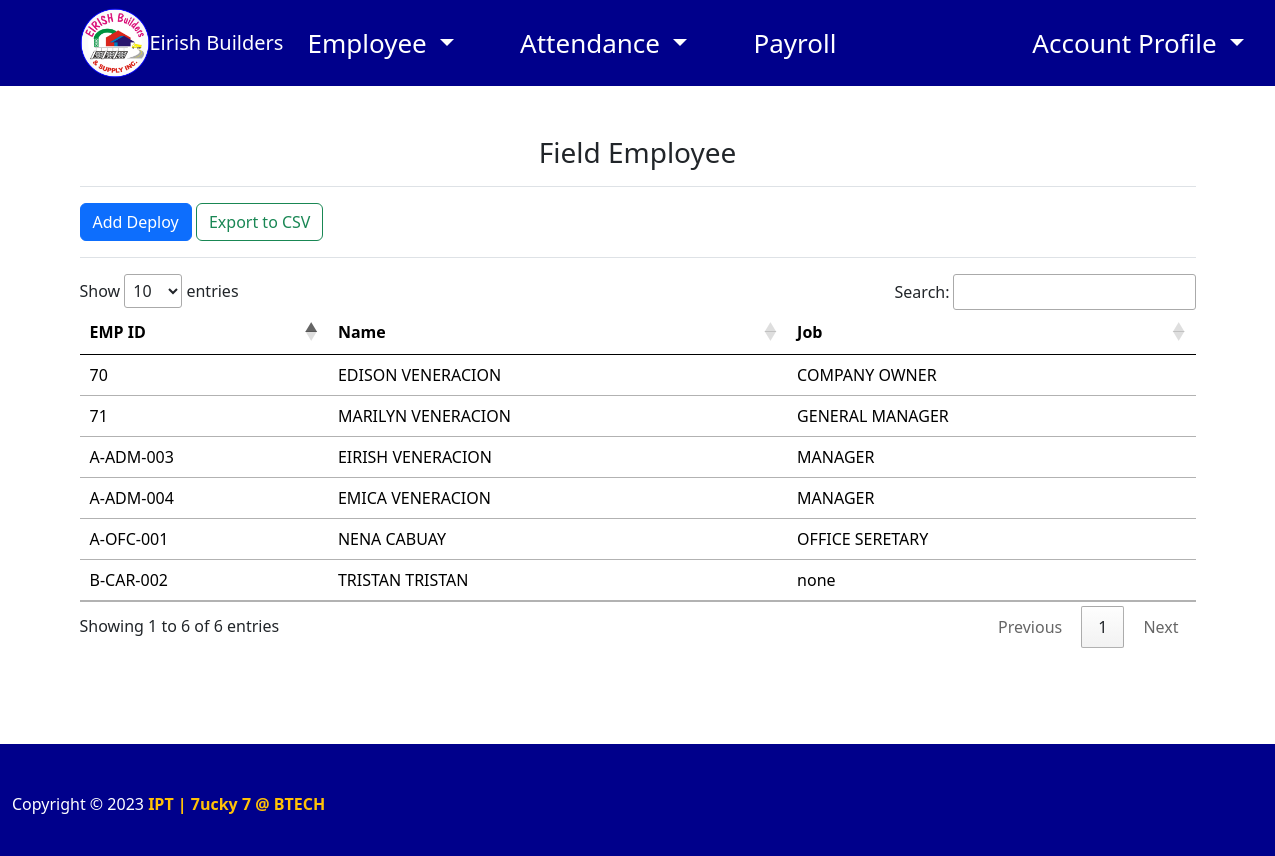
/code/field_emp.php (signed in), run on the app's committed database.
### tables this page shows
CREATE TABLE `employee` (
  `id` int(11) NOT NULL,
  `emp_id` varchar(50) NOT NULL,
  `name` varchar(50) NOT NULL,
  `address` varchar(50) NOT NULL,
  `position` varchar(50) NOT NULL,
  `rate` double NOT NULL,
  `cash_advance` int(11) DEFAULT NULL,
  `phonenumber` varchar(12) NOT NULL,
  `sex` varchar(45) NOT NULL,
  `birth_date` date NOT NULL,
  `civil_status` varchar(45) NOT NULL,
  `emergency_name` varchar(45) NOT NULL,
  `emergency_contact` varchar(11) NOT NULL,
  `job_id` int(11) NOT NULL,
  `salary_id` int(11) NOT NULL,
  `isdeploy` varchar(1) NOT NULL,
  `isarchive` varchar(1) NOT NULL,
  `is_att_archive` varchar(1) NOT NULL
);

### code/field_emp.php (the view, shortened to what this page needs)
<?php
require_once('home.php');
$conn = mysqli_connect('localhost', 'root', '', 'eirish_payroll');
$sql = "SELECT * FROM employee WHERE isdeploy='1'";
$result = $conn->query($sql);
?>
<!doctype html>
<html lang="en">
<head>
    <link rel="stylesheet" href="css/footer.css">
    <link href="https://cdn.jsdelivr.net/npm/bootstrap@5.1.0/dist/css/bootstrap.min.css" rel="stylesheet">
    <link href="//cdn.datatables.net/1.10.25/css/jquery.dataTables.min.css" rel="stylesheet">
</head>
<body>
    <div class="container" style="margin-top:50px;">
        <center>
            <h3>Field Employee</h3>
        </center>
        <div class="border-bottom my-3"></div>
        <button id="open-modal" class="btn btn-primary">Add Deploy</button>
        <button type="button" class="btn btn-outline-success" onclick="location.href='export.php'">Export to CSV</button>
        <div class="border-bottom my-3"></div>
        <table class="table table-hover">
            <thead>
                <tr>
                    <th>EMP ID</th>
                    <th>Name</th>
                    <th>Job</th>
                </tr>
            </thead>
            <tbody>
                <?php while ($row = mysqli_fetch_assoc($result)) { ?>
                    <tr>
                        <td><?php echo $row['emp_id'] ?></td>
                        <td><?php echo $row['name'] ?></td>
                        <td><?php echo $row['position'] ?></td>
                    </tr>
                <?php   } ?>
        </table>
    </div>
    <br>
    <br>
    <br>
    <br>
    <?php require_once('footer.php'); ?>
</body>
</html>

### data on the page
employee: emp "70", name "EDISON VENERACION", position "COMPANY OWNER"
employee: emp "71", name "MARILYN VENERACION", position "GENERAL MANAGER"
employee: emp "A-ADM-003", name "EIRISH VENERACION", position "MANAGER"
employee: emp "A-ADM-004", name "EMICA VENERACION", position "MANAGER"
employee: emp "A-OFC-001", name "NENA CABUAY", position "OFFICE SERETARY"
employee: emp "B-CAR-002", name "TRISTAN TRISTAN", position "none"
